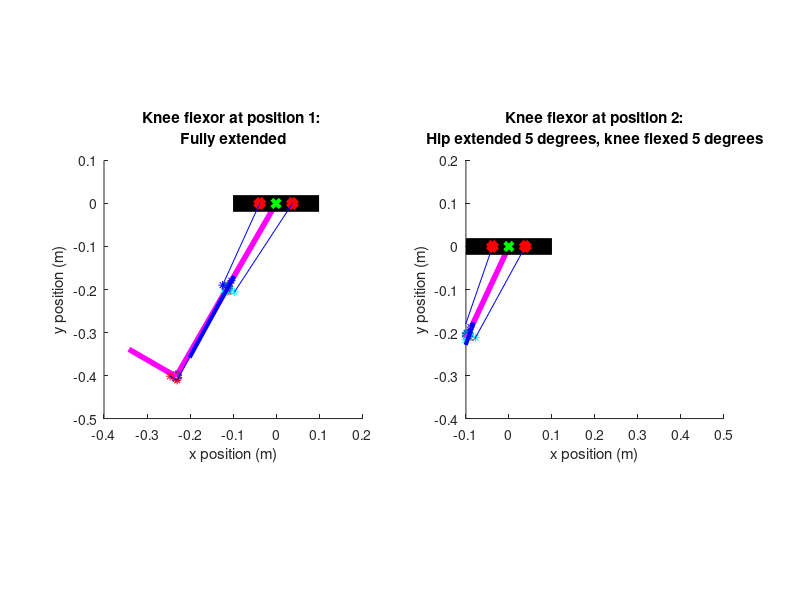

Source code (MATLAB):
%% Biarticular analysis of the quadruped hind legs
clear, close('all'), clc

%% Define given geometric and physical constants

% This simulation is intended to provide a static analysis and rough visual
% depiction of a cam/pulley system. CAM radii are sown as points around the
% knee

%% Define a rotational function to be used
% Define 2D rotational matrix in xy-plane as a function of degrees rotated
% counter-clockwise
rotz = @(t) [cosd(t) -sind(t) ; sind(t) cosd(t)] ;

%% Define given geometric and physical constants

% Define the safety factor of required force
SF = 1;                             % [-]

%Define BPA model constants (eq 4 from paper)
a0 = 254.3e3;                       % [Pa] Model Parameter 0
a1 = 192e3;                         % [Pa] Model Parameter 1
a2 = 2.0265;                        % [-] Model Parameter 2
a3 = -0.461;                        % [-] Model Parameter 3
a4 = -0.331e-3;                     % [1/N] Model Parameter 4
a5 = 1.23e3;                        % [Pa/N] Model Parameter 5
a6 = 15.6e3;                        % [Pa] Model Parameter 6

% Define the hysteresis factor
S = 1;                               % [0,1]

% Defining hind leg section lengths
l1 = 8.92 * (0.0254);               % [m] Limb length 1 (inches to meters conversion)
l2 = 9.37 * (0.0254);               % [m] Limb length 2 (inches to meters conversion)
l3 = 5 * (0.0254);                  % [m] Limb length 3 (inches to meters conversion)

% Define gravitational constant
g = 9.8;                            % [m/s^2]

% Define length of actuators             
L_AF = 9 * (0.0254);                % [m] Ankle flexor length (inches to meters conversion)
L_AE = 9 * (0.0254);                % [m] Ankle extensor length (inches to meters conversion)
L_KF = 8 * (0.0254);                % [m] Knee flexor length (inches to meters conversion)
L_KE = 8 * (0.0254);                % [m] Knee extensor length (inches to meters conversion)
L_KFb = 12 * (0.0254);              % [m] Biarticular knee flexor length (inches to meters conversion)
L_KEb = 12 * (0.0254);              % [m] Biarticular knee flexor length (inches to meters conversion)
L_AEb = 8.5 * (0.0254);              % [m] Biarticular ankle extensor length (inches to meters conversion)

% Define actuator masses based on linear density estimate of 1.698 kg/m
m_AF = 1.698 * L_AF;                % [kg] Ankle flexor mass
m_AE = 1.698 * L_AE;                % [kg] Ankle extensor mass
m_KF = 1.698 * L_KF;                % [kg] Knee flexor mass
m_KE = 1.698 * L_KE;                % [kg] Knee extensor mass

% Define mass values of the hind leg sections
me = 0.0205;                        % [kg] Mass of encoders
m1 = 0.1302;                        % [kg] Section 1 leg mass
m2 = 0.1302;                        % [kg] Section 2 leg mass
m3 = 0.09814;                       % [kg] Section 3 leg mass

% Define maximum actuator strain estimate 
k_max = 0.1667;                     % [-]


%% Sarah makes ankle attachment point edits here:

% Define the lower attachment point of the biarticular ankle actuator
% string to the pulley in terms of displacement from the ankle axis of
% rotation
AEbl_pulleyx = 0.25 * (0.0254);                % [m] (inches to meter conversion)
AEbl_pulleyy = -0.25 * (0.0254);               % [m] (inches to meter conversion)

% Define the lower attachment point of the biarticular ankle actuator
% string to the foot in terms of displacement from the ankle axis of
% rotation
AEbl_x = 0.25 * (0.0254);                % [m] (inches to meter conversion)
AEbl_y = -0.5 * (0.0254);                % [m] (inches to meter conversion)

% Define the upper attachment point of the biarticular ankle actuator
% to the upper knee in terms of displacement from the knee axis of
% rotation
AEbu_x = 0 * (0.0254);                 % [m] (inches to meter conversion)
AEbu_y = 1.25 * (0.0254);              % [m] (inches to meter conversion)


%% Define fully extended position of the knee in 2D space (position 1)

% Origin is at hip joint point of rotation
% Fully extended position occurs when the femur is -30 degrees from
% vertical, with knee fully extended. Fully flexed position occurs when
% the femur is 30 degrees from vertical with knee fully flexed

% Define angle from horizontal for fully extended position (position 1)
theta1_pos1 = 30;                               % [degrees]

% Define the knee location in the xy plane at position 1 from hip angle
% and femur length
knee_pos1(1) = (-l1 * sind(theta1_pos1));                      % [m]
knee_pos1(2) = (-l1 * cosd(theta1_pos1));                      % [m]

% Define where point of rotation of the upper end of the knee actuators is in the
% xy plane, with the hip point of rotation as the origin
b_KFb_top = [1.5, 0]* (0.0254);            % [m] (inches to meter conversion)
b_KEb_top = [-1.5, 0]* (0.0254);           % [m] (inches to meter conversion)

% Define r1 and r2 for the knee cam, corresponding to the cam
% radius at positon one and two
r1_KFb_length = .75 * (0.0254);         % [m] (inches to meter conversion)
r1_KEb_length = 0.5 * (0.0254);         % [m] (inches to meter conversion)
r2_KFb_length = 0.5 * (0.0254);         % [m] (inches to meter conversion)
r2_KEb_length = .75 * (0.0254);         % [m] (inches to meter conversion)

% Define the length of the radius of attatchment end point for the knee(the point where
% the string inserts to the frame) from known angles and length of r
r1_KFb_pos1 = [(knee_pos1(1) + r1_KFb_length * cosd(theta1_pos1)), (knee_pos1(2) - r1_KFb_length * sind(theta1_pos1))]; % [m]
r2_KFb_pos1 = [(knee_pos1(1) - r2_KFb_length * sind(theta1_pos1)), (knee_pos1(2) - r2_KFb_length * cosd(theta1_pos1))]; % [m]
r1_KEb_pos1 = [(knee_pos1(1) - r1_KEb_length * cosd(theta1_pos1)), (knee_pos1(2) + r1_KEb_length * sind(theta1_pos1))]; % [m]
r2_KEb_pos1 = [(knee_pos1(1) + r2_KEb_length * sind(theta1_pos1)), (knee_pos1(2) + r2_KEb_length * cosd(theta1_pos1))]; % [m]

% Define the ankle position from the defined angles, knee position, and
% tibia length
ankle_pos1(1) = (knee_pos1(1) - l2 * sind(theta1_pos1));        % [m]
ankle_pos1(2) = (knee_pos1(2) - l2 * cosd(theta1_pos1));        % [m]

% Define the toe postion, modeling the foot as a straight line
toe_pos1 = [(ankle_pos1(1) - l3 * cosd(theta1_pos1)) (ankle_pos1(2) + l3 * sind(theta1_pos1))]; 

% Define the outer cam circle in quarter sections for knee and ankle
thetaKF = 1.5 *pi() : 0.001 : 2*pi;
thetaKE = 0.5 *pi() : 0.001 : pi;

camKF(1,:) = r1_KFb_length * cos(thetaKF) + knee_pos1(1);
camKF(2,:) = r2_KFb_length * sin(thetaKF) + knee_pos1(2);
camKF = rotz(-theta1_pos1) * [(camKF(1,:) - knee_pos1(1)); (camKF(2,:) - knee_pos1(2))];
camKF(1,:) = camKF(1,:) + knee_pos1(1);
camKF(2,:) = camKF(2,:) + knee_pos1(2);

camKE(1,:) = r1_KEb_length * cos(thetaKE) + knee_pos1(1);
camKE(2,:) = r2_KEb_length * sin(thetaKE) + knee_pos1(2);
camKE = rotz(-theta1_pos1) * [(camKE(1,:) - knee_pos1(1)); (camKE(2,:) - knee_pos1(2))];
camKE(1,:) = camKE(1,:) + knee_pos1(1);
camKE(2,:) = camKE(2,:) + knee_pos1(2);

% Define where in space the lower attachment point of the biarticular ankle
% actuator attaches to the pulley based on the defined displacment from the 
% ankle axis of rotation
AEb_string_attach_1 = ankle_pos1 + [(AEbl_pulleyx * cosd(30) + AEbl_pulleyy * sind(30)) (-AEbl_pulleyx * sind(30) + AEbl_pulleyy * cosd(30))];

% Define where in space the lower attachment point of the biarticular ankle
% actuator attaches to the foot based on the defined displacment from the 
% ankle axis of rotation
AEb_string_end_1 = ankle_pos1 + [(-AEbl_x * sind(30) + AEbl_y * cosd(30)) (-AEbl_x * cosd(30) - AEbl_y * sind(30))];

%Define upper actuator position 1
upper_AEb_pos1 = knee_pos1 + AEbu_x * [cosd(30) -sind(30)] + AEbu_y * [sind(30) cosd(30)] ;

% Define string length
string = norm(AEb_string_attach_1 - AEb_string_end_1) + norm(upper_AEb_pos1 - AEb_string_attach_1) - L_AEb;

% Define lower position of actuator at position 1
lower_AEb_pos1 = upper_AEb_pos1 + L_AEb * ((AEb_string_attach_1 - upper_AEb_pos1) / norm(upper_AEb_pos1 - AEb_string_attach_1));


%% Plot fully extended position of the knee in 2D space (position 1)
figure(1)
subplot(1, 2, 1)
hold on

% Plot the femur from knee position, and add a marker at the knee
plot([0, knee_pos1(1)], [0, knee_pos1(2)], '-m', 'LineWidth', 4)
plot(knee_pos1(1), knee_pos1(2), 'o', 'LineWidth', 3)

% Plot the cam radii
plot(camKF(1,:), camKF(2,:))
plot(camKE(1,:), camKE(2,:))

% Plot the tibia from knee to ankle points
plot([knee_pos1(1), ankle_pos1(1)], [knee_pos1(2), ankle_pos1(2)], '-m', 'LineWidth', 4)

% Plot the cam radii for the knee flexor and extensor (2 each) for position 1 as
% points
plot(r1_KFb_pos1(1), r1_KFb_pos1(2), '*c')
plot(r2_KFb_pos1(1), r2_KFb_pos1(2), '*c')
plot(r1_KEb_pos1(1), r1_KEb_pos1(2), '*b')
plot(r2_KEb_pos1(1), r2_KEb_pos1(2), '*b')

% Plot the ankle as a circle
plot(ankle_pos1(1), ankle_pos1(2), 'o', 'LineWidth', 3)

% Plot the foot as a straight line
plot([ankle_pos1(1) toe_pos1(1)], [ankle_pos1(2) toe_pos1(2)], '-m', 'LineWidth', 4) 

% Plot the lower point of attachment of the string for the biarticular
% ankle actuator to the pulley
plot(AEb_string_attach_1(1), AEb_string_attach_1(2), '*r')

% Plot the lower point of attachment of the string for the biarticular
% ankle actuator to the foot
plot(AEb_string_end_1(1), AEb_string_end_1(2), '*r')

% Plot a string between the ankle pulley and insertion point
plot([AEb_string_attach_1(1) AEb_string_end_1(1)], [AEb_string_attach_1(2) AEb_string_end_1(2)], '-b')

% Plot the ankle extensor actuator
plot([upper_AEb_pos1(1) lower_AEb_pos1(1)], [upper_AEb_pos1(2) lower_AEb_pos1(2)], '-b', 'LineWidth', 3)

% Plot the string from the ankle extensor actuator to the ankle pulley
plot([AEb_string_attach_1(1) lower_AEb_pos1(1)], [AEb_string_attach_1(2) lower_AEb_pos1(2)], '-b')

% Plot the hip/body as a horizontal line for reference
plot([-.1, .1], [0, 0], '-k', 'LineWidth', 12)

% Mark the hip joint as the origin
plot(0,0, 'xg', 'LineWidth', 3)

% Plot the final pulley point before string goes to the tibia for the
% flexor and extensor
plot(b_KFb_top(1), b_KFb_top(2), 'xr', 'LineWidth', 5)
plot(b_KEb_top(1), b_KEb_top(2), 'xr', 'LineWidth', 5)

% Plot the lines representing strings for the knee flexor and extensor
plot([b_KFb_top(1) r1_KFb_pos1(1)], [b_KFb_top(2) r1_KFb_pos1(2)], 'b')
plot([b_KEb_top(1) r1_KEb_pos1(1)], [b_KEb_top(2) r1_KEb_pos1(2)], 'b')

% Finish labeling the plot
hold off
xlim([-0.4 0.2])
ylim([-0.5 0.1])
title(sprintf('Knee flexor at position 1: \nFully extended'))
xlabel('x position (m)')
ylabel('y position (m)')
daspect([1 1 1])
set(gcf,'color','w');

%% Define flexed position (position 2) using rotational matrices

% Define hip rotation in degrees
rot_hip = input(sprintf('Enter the desired hip rotation from fully flexed: ') );                                              % [degrees]

% Rotate the knee about the origin 60 degrees
knee_pos2 = rotz(rot_hip) * knee_pos1';

% Define knee rotation in degrees
rot_knee = input(sprintf('\nEnter the desired knee rotation from fully extended: ') );                                              % [degrees]

%Rotate the all points below the knee about the knee 90 degrees
ankle_pos2 = rotz(rot_knee) * ((rotz(rot_hip) * ankle_pos1') - knee_pos2)+ knee_pos2;
camKF = rotz(rot_knee) * ((rotz(rot_hip) * camKF) - knee_pos2)+ knee_pos2;
camKE = rotz(rot_knee) * ((rotz(rot_hip) * camKE) - knee_pos2)+ knee_pos2;
r1_KFb_pos2 = rotz(rot_knee) * ((rotz(rot_hip) * r1_KFb_pos1') - knee_pos2) + knee_pos2;
r2_KFb_pos2 = rotz(rot_knee) * ((rotz(rot_hip) * r2_KFb_pos1') - knee_pos2) + knee_pos2;
r1_KEb_pos2 = rotz(rot_knee) * ((rotz(rot_hip) * r1_KEb_pos1') - knee_pos2) + knee_pos2;
r2_KEb_pos2 = rotz(rot_knee) * ((rotz(rot_hip) * r2_KEb_pos1') - knee_pos2) + knee_pos2;
toe_pos2 = rotz(rot_knee) * ((rotz(rot_hip) * toe_pos1') - knee_pos2)+ knee_pos2;
AEb_string_attach_2 = rotz(rot_knee) * ((rotz(rot_hip) * AEb_string_attach_1') - knee_pos2)+ knee_pos2;
AEb_string_end_2 = rotz(rot_knee) * ((rotz(rot_hip) * AEb_string_end_1') - knee_pos2)+ knee_pos2;

% Define knee rotation in degrees
rot_ankle = input(sprintf('\nEnter the desired ankle rotation from fully flexed: ') );

% Rotate the foot and ankle cam about the ankle
toe_pos2 = rotz(rot_ankle) * (toe_pos2 - ankle_pos2)+ ankle_pos2;
AEb_string_end_2 = rotz(rot_ankle) * (AEb_string_end_2 - ankle_pos2)+ ankle_pos2;

% Define upper ankle actuator position
upper_AEb_pos2 = rotz(rot_hip) * upper_AEb_pos1';

% Define the lower ankle actuator position
upperstringlength = string - norm(AEb_string_end_2 - AEb_string_attach_2);
L_AEb2 = norm(AEb_string_attach_2 - upper_AEb_pos2) - upperstringlength;
lower_AEb_pos2 = upper_AEb_pos2 +  L_AEb2 * ((AEb_string_attach_2 - upper_AEb_pos2) / norm(AEb_string_attach_2 - upper_AEb_pos2));

% Define the EFFECTIVE radius for the knee cam
rKFb_eff_length = (r1_KFb_length * r2_KFb_length)/((r2_KFb_length * cosd(rot_knee))^2 + (r1_KFb_length * sind(rot_knee))^2)^.5;
rKEb_eff_length = (r1_KEb_length * r2_KEb_length)/((r2_KEb_length * cosd(rot_knee))^2 + (r1_KEb_length * sind(rot_knee))^2)^.5;

% Define the string attachment point from effective radius and knee/ankle rotation
rKFb_eff = knee_pos1 + rKFb_eff_length * [cosd(theta1_pos1) -sind(theta1_pos1)];
rKFb_eff = rotz(rot_hip) * rKFb_eff';
rKEb_eff = knee_pos1 + rKEb_eff_length * [-cosd(theta1_pos1) sind(theta1_pos1)];
rKEb_eff = rotz(rot_hip) * rKEb_eff';


% Also need to define the fully extended knee extensor position, even if the
% user input doesn't rotate it to that point.
knee_pos2_extended = rotz(60) * knee_pos1';
r1_KEb_extended = rotz(90) * ((rotz(60) * r1_KEb_pos1') - knee_pos2_extended) + knee_pos2_extended;
r2_KEb_extended = rotz(90) * ((rotz(60) * r2_KEb_pos1') - knee_pos2_extended) + knee_pos2_extended;

%% Plot fully flexed position of the knee in 2D space (position 2)
subplot(1, 2, 2)
hold on

% Plot the femur from knee position, and add a marker at the knee
plot([0, knee_pos2(1)], [0, knee_pos2(2)], '-m', 'LineWidth', 4)
plot(knee_pos2(1), knee_pos2(2), 'o', 'LineWidth', 3)

% Plot the tibia from knee to ankle points
plot([knee_pos2(1), ankle_pos2(1)], [knee_pos2(2), ankle_pos2(2)], '-m', 'LineWidth', 4)

% Plot the cam radii for flexor and extensor (2 each) for position 1 as
% points
plot(r1_KFb_pos2(1), r1_KFb_pos2(2), '*c'); plot(r2_KFb_pos2(1), r2_KFb_pos2(2), '*c')
plot(r1_KEb_pos2(1), r1_KEb_pos2(2), '*b'); plot(r2_KEb_pos2(1), r2_KEb_pos2(2), '*b')
plot(camKF(1,:), camKF(2,:)); plot(camKE(1,:), camKE(2,:))

% Plot the lower point of attachment of the string for the biarticular
% ankle actuator to the pulley
plot(AEb_string_attach_2(1), AEb_string_attach_2(2), '*r')

% Plot the lower point of attachment of the string for the biarticular
% ankle actuator to the foot
plot(AEb_string_end_2(1), AEb_string_end_2(2), '*r')

% Plot a string between the ankle pulley and insertion point
plot([AEb_string_attach_2(1) AEb_string_end_2(1)], [AEb_string_attach_2(2) AEb_string_end_2(2)], '-b')

% Plot the ankle extensor actuator
plot([upper_AEb_pos2(1) lower_AEb_pos2(1)], [upper_AEb_pos2(2) lower_AEb_pos2(2)], '-b', 'LineWidth', 3)

% Plot the string from the ankle extensor actuator to the ankle pulley
plot([AEb_string_attach_2(1) lower_AEb_pos2(1)], [AEb_string_attach_2(2) lower_AEb_pos2(2)], '-b')

% Plot the ankle/foot as a circle
plot(ankle_pos2(1), ankle_pos2(2), 'o', 'LineWidth', 3)

% Plot the hip/body as a horizontal line for reference
plot([-.1, .1], [0, 0], '-k', 'LineWidth', 12)

% Mark the hip joint as the origin
plot(0, 0, 'xg', 'LineWidth', 3)

% Plot the foot as a straight line
plot([ankle_pos2(1) toe_pos2(1)], [ankle_pos2(2) toe_pos2(2)], '-m', 'LineWidth', 4)

% Plot the lines representing strings for the flexor and extensor
plot([b_KFb_top(1) rKFb_eff(1)], [b_KFb_top(2) rKFb_eff(2)], 'b')
plot([b_KEb_top(1) rKEb_eff(1)], [b_KEb_top(2) rKEb_eff(2)], 'b')

% Plot the final pulley point before string goes to the tibia for the
% lfexor and extensor
plot(b_KFb_top(1), b_KFb_top(2), 'xr', 'LineWidth', 5)
plot(b_KEb_top(1), b_KEb_top(2), 'xr', 'LineWidth', 5)

% Finish labeling the plot
xlim([-0.1 0.5])
ylim([-0.4 0.2])
title(sprintf('Knee flexor at position 2:\nHip extended %.0f degrees, knee flexed %.0f degrees', rot_hip, rot_knee))
xlabel('x position (m)')
ylabel('y position (m)')
daspect([1 1 1])


%% Define the strain necessary to achieve position 2

% Define the effective length of the string or actuator/string with the
% actuator fully deflated, in an extended position. Note, don't need to do
% this for ankle actuator, just using L_AEb
L_KFb_rest = norm(r1_KFb_pos1 - b_KFb_top); 
L_KEb_rest = norm(r2_KEb_extended' - b_KEb_top);

% Define the length of string wrapped around the cam at the fully
%extended/resting position. Using an approximation of a quarter of an
%ellipse.
L_KFb_camstring = (pi()/2)*(((r1_KFb_length^2) + (r2_KFb_length^2))/2)^0.5;
L_KEb_camstring = (pi()/2)*(((r1_KEb_length^2) + (r2_KEb_length^2))/2)^0.5;

% Define the length of the string/actuator after desired rotation (this is
% from origin to effective attachment point on the outside of the cam).
L_KFb_rot = norm(rKFb_eff' - b_KFb_top); 
L_KEb_rot = norm(rKEb_eff' - b_KEb_top);

% Define the length of string wrapped around the cam at the new position. 
% Using an approximation of the degree of rotation as a fraction of the
% ellipse of the cam.
L_KFb_camstring_new = ((90 - rot_knee)/360) * (pi()*2)*(((r1_KFb_length^2) + (r2_KFb_length^2))/2)^0.5;
L_KEb_camstring_new = ((rot_knee)/360) * (pi()*2)*(((r1_KEb_length^2) + (r2_KEb_length^2))/2)^0.5;

% Define the change in actuator length by subtracting the new length from
% the old length, including the parts of string wrapped around the cam at
% both positions.
delta_L_KFb = (L_KFb_rest + L_KFb_camstring) - (L_KFb_rot + L_KFb_camstring_new);
delta_L_KEb = (L_KEb_rest + L_KEb_camstring) - (L_KEb_rot + L_KEb_camstring_new);
delta_L_AEb = (L_AEb - L_AEb2);

% Calculate strain from contracted and resting lengths
k_KFb = delta_L_KFb / L_KFb;
k_KEb = delta_L_KEb / L_KEb;
k_AEb = delta_L_AEb / L_AEb;

%Print out actuator lengths and desired rotations.
clc
fprintf('\nHip rotation: %.0f degrees', rot_hip)
fprintf('\nKnee rotation: %.0f degrees', rot_knee)
fprintf('\nAnkle rotation: %.0f degrees', rot_ankle)
fprintf('\n\nBA knee flexor actuator length: %.0f inches', L_KFb/0.0254)
fprintf('\nBA knee extensor actuator length: %.0f inches', L_KEb/0.0254)
fprintf('\nBA ankle extensor actuator length: %.0f inches', L_AEb/0.0254)

% Print out actuator strains at position 2.
fprintf('\n\nBA knee flexor strain to achieve position 2: %.2f', k_KFb)
fprintf('\nBA knee extensor strain to achieve position 1: %.2f', k_KEb)
fprintf('\nBA ankle extensor strain to achieve this position: %.2f\n', k_AEb)

%% Torque calculations for the biarticular knee flexor and knee extensor
% 
% % NOTE: THESE HAVE ONLY BEEN SET UP TO DEFINE TORQUE AT SET POSITIONS.
% % Needs modification to find force at a given rotation.
% 
% % Torque requirements for knee flexor:
% % Define torques created by the weight of the different leg segments
% T1_KFb = 0.5 * l1 * cosd(60) * (m1 + m_KF + m_KE) * g;                      % [N-m]
% T2_KFb = (l1 * cosd(60) + 0.5 * l2 * sind(60)) * (m2 + m_AF + m_AE) * g;    % [N-m]
% T3_KFb = (l1 * cosd(60) + (l2 + l3/2) * sind(60)) * m3 * g;                 % [N-m]
% T_knee_KFb = l1 * cosd(60) * me * g;                                        % [N-m]
% T_ankle_KFb = (l1 * cosd(60) + l2 * sind(60)) * me * g;                     % [N-m]
% 
% % Define force necessary for actuator to exert to hold leg at position 2
% F_KFb = (T1_KFb + T2_KFb + T3_KFb + T_knee_KFb + T_ankle_KFb) / r2_KFb_length;  % [N]              % [N]         
% 
% 
% % Torque requirements for knee extensor:
% % Define torques created by the weight of the different leg segments
% T1_KEb = 0.5 * l1 * sind(30) * (m1 + m_KF + m_KE) * g;             % [N-m]
% T2_KEb = ((l1 + 0.5 * l2) * sind(30)) * (m2 + m_AF + m_AE) * g;    % [N-m]
% T3_KEb = (((l1 + l2) * sind(30)) + (l3/2)) * m3 * g;               % [N-m]
% T_knee_KEb = l1 * sind(30) * me * g;                               % [N-m]
% T_ankle_KEb = (l1 + l2) * sind(30) * me * g;                       % [N-m]
% 
% % Define force necessary for actuator to exert to hold leg at position 1
% F_KEb = (T1_KEb + T2_KEb + T3_KEb + T_knee_KEb + T_ankle_KEb) / r1_KEb_length;                % [N] 
% 
% 
% % Torque requirements for ankle extensor:
% % Define torques created by the weight of the different leg segments
% T2_AEb = (0.5 * l2) * (m2 + m_AF + m_AE) * g;                      % [N-m]
% T3_AEb = (l2 + 0.5 * l3) * m3 * g;                                 % [N-m]
% T_ankle_AEb = l2 * me * g;                                         % [N-m]
% 
% % Define force necessary for actuator to exert to hold leg at a fully
% % contracted position with the femur aligned with the vertical
% F_AEb = (T2_AEb + T3_KEb + T_ankle_AEb) / r2_AEb_length;                % [N] 
% 
% % Print out force required to hold position 1 and 2 for the knee extensor
% % and flexor, respectively
% fprintf('\nThe required force for the BA knee flexor to hold a fully contracted position is %.1f pounds\n', F_KFb/4.448)
% fprintf('\nThe required force for the BA knee extensor to hold a fully contracted position is %.1f pounds\n', F_KEb/4.448)
% fprintf('\nThe required force for the BA ankle extensor to hold position 1 is %.1f pounds', F_AEb/4.448)
% 
% %% Plotting strain vs necessary pressure for a given force
% 
% % Constructing a pressure vs strain plot for BPAs of varying force based on
% % equation 4.
% 
% % Define range of strains
% k = 0.001:0.001:0.2;            % []
% k_max = 0.17;                   % []
% F = (0:6:36) * 4.448;           % [N] (pounds to newtons conversion)
% S = 1;                          % [0,1] hysteresis 
% 
% key = strings(1,length(F));
% 
% figure(2)
% % plot pressure vs strain, each loop doing a different applied force
% for n = 1:length(F)
%     tangent = a2 * ((k./ (a4 * F(n) + k_max)) + a3);
%     tangent(tangent > (pi()/2)) = [];
%     P = a0 + (a1 * tan(tangent)) + (a5 * F(n)) + (a6 * S); % [Pa]
%     plot(k(1:length(P)), P/1000, '.')
%     hold on
%     key(n) = sprintf('Applied force: %.1f pounds', F(n)/4.448);
% end
% 
% % Plot strain and forces required for position 1 and 2 for biarticular knee
% % muscles
% plot(k_KFb, 0.001 * (a0 + (a1 * tan( a2 * ((k_KFb./ (a4 * F_KFb + k_max)) + a3))) + (a5 * F_KFb) + (a6 * S)), 'xr', 'LineWidth', 2)
% plot(k_KEb, 0.001 * (a0 + (a1 * tan( a2 * ((k_KEb./ (a4 * F_KEb + k_max)) + a3))) + (a5 * F_KEb) + (a6 * S)), 'xb', 'LineWidth', 2)
% 
% % Plot maximum pressure line at P = 620 kPa
% plot([0 .2], [620 620], '-r')
% 
% legend(key)
% xlabel('Strain')
% ylabel('Pressure (kPa)')
% xlim([0 0.2])
% ylim([0 900])
% title(sprintf('Required pressure to achieve a given strain with varied applied force'))
% set(gcf,'color','w');
